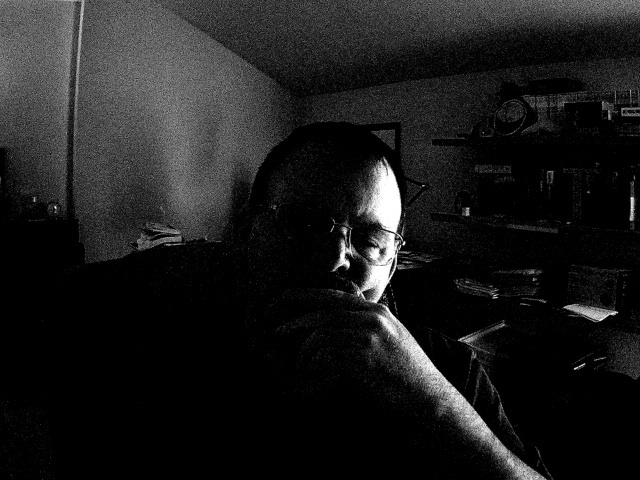
#> input picture working_frame_0.jpg, 640 x 480 px, found by its file name
$ python image_analyzer.py
#> lines starting #> are read from the running program, lines starting #| are printed output that depends on the picture
#!/usr/bin/env python3
"""
Image Analyzer - Convert images to viewable format and analyze content
"""

import cv2
import numpy as np
from pathlib import Path

def analyze_captured_image(image_path):
    """Analyze what was actually captured"""
    if not Path(image_path).exists():
        return f"Image {image_path} not found"

    # Load the image
    image = cv2.imread(image_path)
#> image is the input picture: shape (480, 640, 3); min 0, max 255, mean 28.2
    if image is None:
        return f"Could not load {image_path}"

    # Convert to different color space for analysis
    hsv = cv2.cvtColor(image, cv2.COLOR_BGR2HSV)
#> hsv: shape (480, 640, 3); mean H, S, V 0, 0, 28.2
    gray = cv2.cvtColor(image, cv2.COLOR_BGR2GRAY)

    # Detailed analysis
    height, width = image.shape[:2]
#> height = 480; width = 640
    total_pixels = height * width
#> total_pixels = 307200

    # Brightness analysis
    brightness = np.mean(gray)
#> brightness = 28.18
    brightness_std = np.std(gray)
#> brightness_std = 43.57

    # Color analysis
    bgr_means = np.mean(image, axis=(0,1))
#> bgr_means = [28.18, 28.18, 28.18]

    # Find brightest and darkest regions
    bright_pixels = np.sum(gray > 100)
#> bright_pixels = 21749
    dark_pixels = np.sum(gray < 30)
#> dark_pixels = 209049
    mid_pixels = total_pixels - bright_pixels - dark_pixels
#> mid_pixels = 76402

    # Edge and detail analysis
    edges = cv2.Canny(gray, 30, 100)
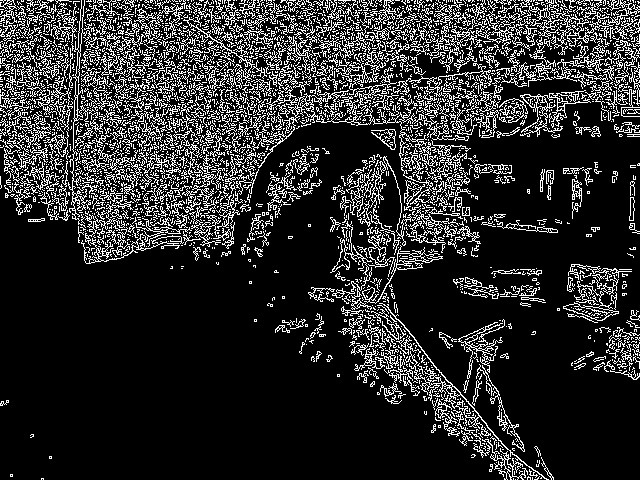
#> edges: shape (480, 640); 17.4% white in thin lines or dots
    edge_pixels = np.sum(edges > 0)
#> edge_pixels = 53451

    # Create a histogram
    hist = cv2.calcHist([gray], [0], None, [256], [0, 256])
#> hist = 256 values, max 121306 at index 0, min 24 at index 236, mean 1200
    peak_brightness = np.argmax(hist)
#> peak_brightness = 0

    # Generate text representation (ASCII-like)
    text_repr = create_text_representation(gray)

    analysis = f"""
🖼️  IMAGE ANALYSIS: {Path(image_path).name}
━━━━━━━━━━━━━━━━━━━━━━━━━━━━━━━━━━━━━━━━━━━━━━

📊 BASIC METRICS:
• Resolution: {width}x{height} ({total_pixels:,} pixels)
• Brightness: {brightness:.1f}/255 (std: {brightness_std:.1f})
• Peak brightness value: {peak_brightness}/255
• Color channels (BGR): Blue={bgr_means[0]:.0f}, Green={bgr_means[1]:.0f}, Red={bgr_means[2]:.0f}

🎯 PIXEL DISTRIBUTION:
• Dark pixels (<30): {dark_pixels:,} ({100*dark_pixels/total_pixels:.1f}%)
• Mid-tone pixels: {mid_pixels:,} ({100*mid_pixels/total_pixels:.1f}%)
• Bright pixels (>100): {bright_pixels:,} ({100*bright_pixels/total_pixels:.1f}%)
• Edge/detail pixels: {edge_pixels:,} ({100*edge_pixels/total_pixels:.1f}%)

🔍 VISUAL CONTENT ASSESSMENT:
{assess_content(brightness, bright_pixels/total_pixels, edge_pixels/total_pixels)}

📺 TEXT REPRESENTATION (downsampled):
{text_repr}
"""

    return analysis

def create_text_representation(gray_image, target_width=60, target_height=20):
    """Create ASCII-like representation of the image"""
#> called with target_width = 60, target_height = 20
    # Resize image for text representation
    resized = cv2.resize(gray_image, (target_width, target_height))
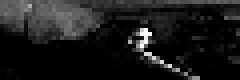
#> resized: shape (20, 60) (shown 4 times larger); min 0, max 255, mean 27.5

    # Convert to ASCII characters
    chars = " .'`^\",:;Il!i><~+_-?][}{1)(|\\/tfjrxnuvczXYUJCLQ0OZmwqpdbkhao*#MW&8%B@$"

    text_lines = []
    for row in resized:
        line = ""
        for pixel in row:
            char_index = int(pixel / 255 * (len(chars) - 1))
            line += chars[char_index]
        text_lines.append(line)
#> this loop made 20 passes
#> after the loop, text_lines = 20 items

    return "\n".join(text_lines)

def assess_content(brightness, bright_ratio, edge_ratio):
    """Assess what the image likely contains"""
    assessment = []

    if brightness < 20:
        assessment.append("❌ VERY DARK: Camera may be covered, in complete darkness, or malfunctioning")
    elif brightness < 50:
        assessment.append("🌙 DARK ENVIRONMENT: Low light conditions, possibly nighttime or dim room")
    elif brightness < 100:
        assessment.append("🏠 INDOOR LIGHTING: Moderate indoor lighting conditions")
    elif brightness < 180:
        assessment.append("☀️ WELL LIT: Good lighting conditions")
    else:
        assessment.append("🔆 VERY BRIGHT: Strong lighting or overexposed")

    if bright_ratio > 0.3:
        assessment.append("✨ High contrast with bright areas visible")
    elif bright_ratio > 0.1:
        assessment.append("🔹 Some bright areas detected")
    else:
        assessment.append("⚫ Mostly dark with few bright spots")

    if edge_ratio > 0.1:
        assessment.append("🔳 Complex scene with visible objects/details")
    elif edge_ratio > 0.05:
        assessment.append("📐 Some geometric features detected")
    else:
        assessment.append("🌫️ Uniform or blurred content")

    return "\n".join(f"• {item}" for item in assessment)

if __name__ == "__main__":
    # Analyze the most recent working frame
    working_frame = "/home/aaron/opencodeproject/working_frame_0.jpg"

    if Path(working_frame).exists():
        result = analyze_captured_image(working_frame)
        print(result)
#| 🖼️  IMAGE ANALYSIS: working_frame_0.jpg
#| ━━━━━━━━━━━━━━━━━━━━━━━━━━━━━━━━━━━━━━━━━━━━━━
#| 📊 BASIC METRICS:
#| • Resolution: 640x480 (307,200 pixels)
#| • Brightness: 28.2/255 (std: 43.6)
#| • Peak brightness value: 0/255
#| • Color channels (BGR): Blue=28, Green=28, Red=28
#| 🎯 PIXEL DISTRIBUTION:
#| • Dark pixels (<30): 209,049 (68.0%)
#| • Mid-tone pixels: 76,402 (24.9%)
#| • Bright pixels (>100): 21,749 (7.1%)
#| • Edge/detail pixels: 53,451 (17.4%)
#> (further printed lines are left out)
    else:
        print("No working frame found. Taking new capture...")

        # Take a fresh capture
        import cv2
        cam = cv2.VideoCapture(0)
        if cam.isOpened():
            ret, frame = cam.read()
            if ret:
                cv2.imwrite(working_frame, frame)
                print(f"New frame captured: {working_frame}")
                result = analyze_captured_image(working_frame)
                print(result)
            cam.release()
        else:
            print("Could not access camera")

$ run again, with brighter_view_20250715_234425.jpg copied over working_frame_0.jpg
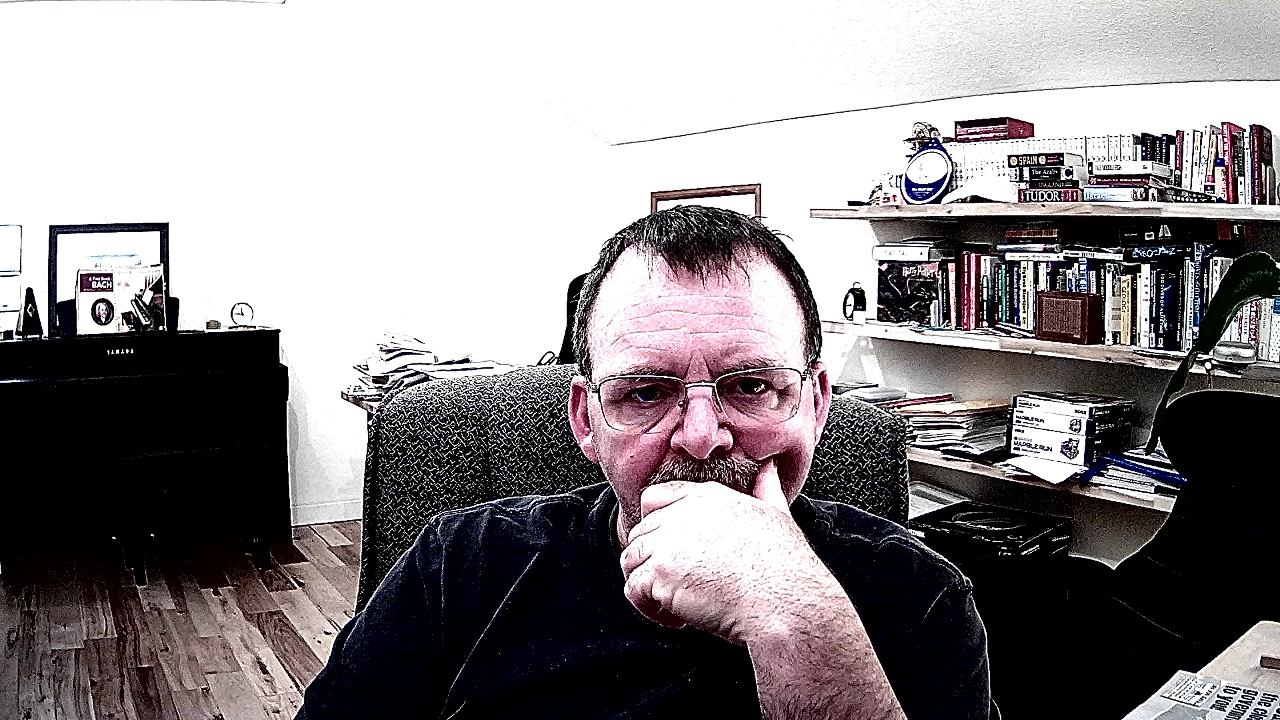
#> input picture brighter_view_20250715_234425.jpg, 1280 x 720 px, found by its file name
#> in analyze_captured_image, image is the input picture: shape (720, 1280, 3); mean B, G, R 136.8, 134.8, 139.6
#> hsv: shape (720, 1280, 3); mean H, S, V 46.4, 55.6, 141.1
#> brightness = 136.4
#> brightness_std = 113.8
#> bgr_means = [136.8, 134.8, 139.6]
#> bright_pixels = 517407
#> dark_pixels = 328746
#> mid_pixels = 75447
#> in analyze_captured_image, `edges = cv2.Canny(gray, 30, 100)`:
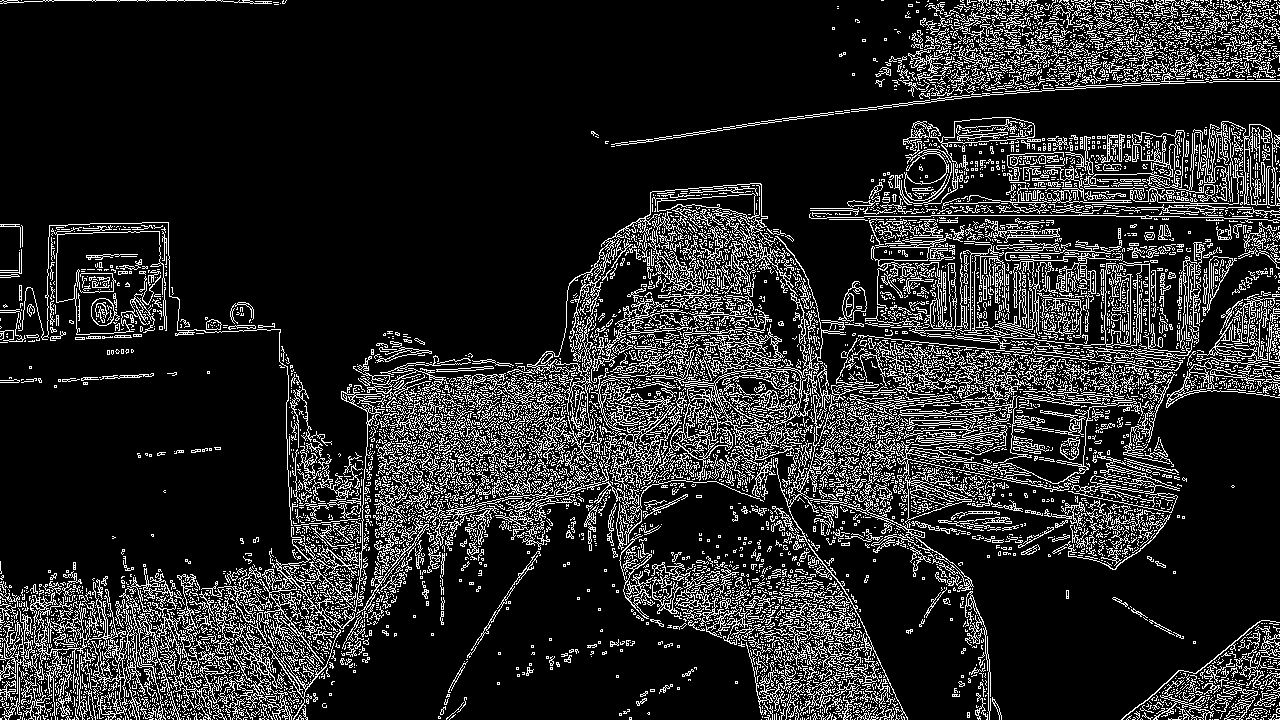
#> edges: shape (720, 1280); 15.4% white in thin lines or dots
#> edge_pixels = 142180
#> hist = 256 values, max 313623 at index 255, min 530 at index 167, mean 3600
#> peak_brightness = 255
#> in create_text_representation, `resized = cv2.resize(gray_image, (target_width, target_height))`:
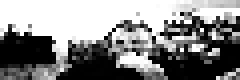
#> resized: shape (20, 60) (shown 4 times larger); min 0, max 255, mean 135.3
#> the loop in create_text_representation, `for row in resized:` made 20 passes
#> after the loop in create_text_representation, `for row in resized:`: text_lines = 20 items
#| 🖼️  IMAGE ANALYSIS: working_frame_0.jpg
#| ━━━━━━━━━━━━━━━━━━━━━━━━━━━━━━━━━━━━━━━━━━━━━━
#| 📊 BASIC METRICS:
#| • Resolution: 1280x720 (921,600 pixels)
#| • Brightness: 136.4/255 (std: 113.8)
#| • Peak brightness value: 255/255
#> (further printed lines are left out)

$ run again, with camera_test_dev0_20250715_232850.jpg copied over working_frame_0.jpg
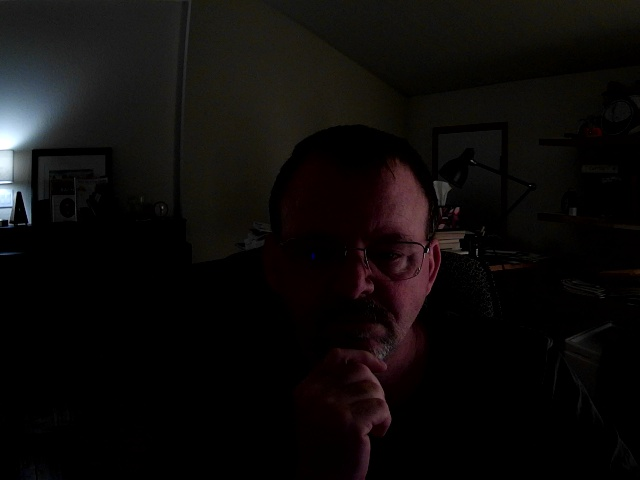
#> input picture camera_test_dev0_20250715_232850.jpg, 640 x 480 px, found by its file name
#> in analyze_captured_image, image is the input picture: shape (480, 640, 3); mean B, G, R 10.3, 11.3, 13.4
#> hsv: shape (480, 640, 3); mean H, S, V 24.7, 72.1, 14.2
#> brightness = 11.85
#> brightness_std = 22.65
#> bgr_means = [10.32, 11.34, 13.38]
#> bright_pixels = 3405
#> dark_pixels = 281489
#> mid_pixels = 22306
#> in analyze_captured_image, `edges = cv2.Canny(gray, 30, 100)`:
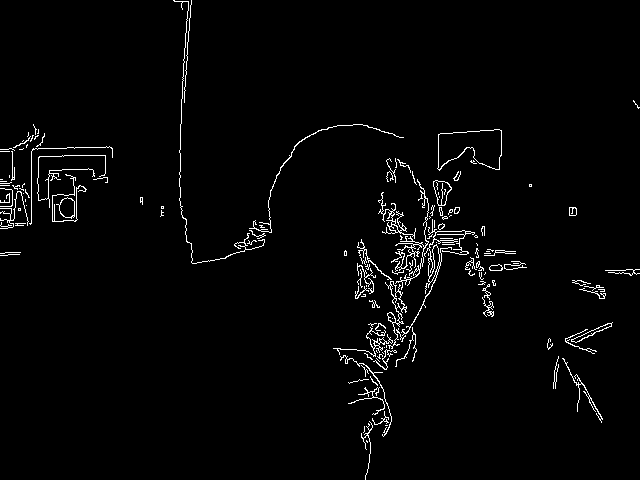
#> edges: shape (480, 640); 2.3% white in thin lines or dots
#> edge_pixels = 6990
#> hist = 256 values, max 125355 at index 0, min 5 at index 247, mean 1200
#> peak_brightness = 0
#> in create_text_representation, `resized = cv2.resize(gray_image, (target_width, target_height))`:
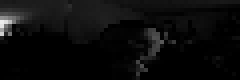
#> resized: shape (20, 60) (shown 4 times larger); min 0, max 236, mean 11.8
#> the loop in create_text_representation, `for row in resized:` made 20 passes
#> after the loop in create_text_representation, `for row in resized:`: text_lines = 20 items
#| 🖼️  IMAGE ANALYSIS: working_frame_0.jpg
#| ━━━━━━━━━━━━━━━━━━━━━━━━━━━━━━━━━━━━━━━━━━━━━━
#| 📊 BASIC METRICS:
#| • Resolution: 640x480 (307,200 pixels)
#| • Brightness: 11.8/255 (std: 22.6)
#| • Peak brightness value: 0/255
#> (further printed lines are left out)
